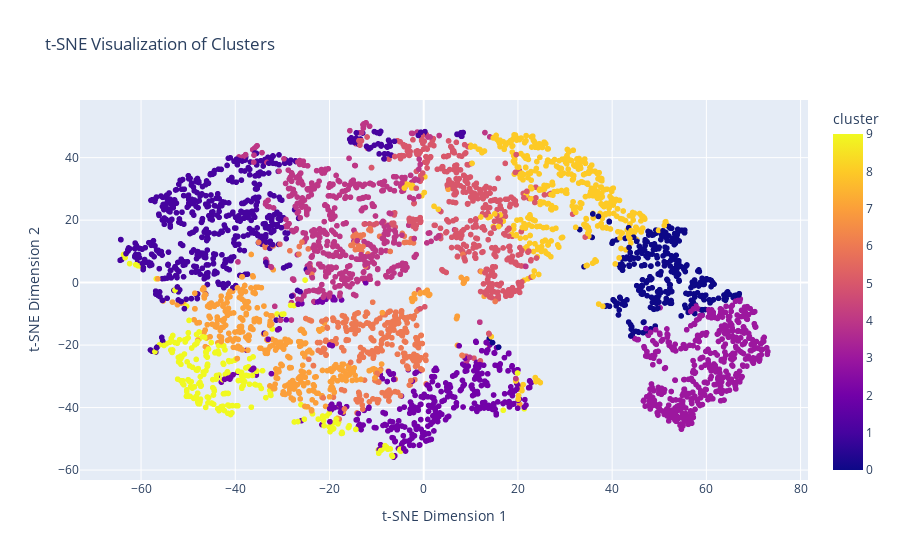

Write notebook code for a chart like this one.
### Code cell
def perform_clustering_and_visualize(df, embeddings_column='reduced_embeddings', n_clusters=10):
    # Extract the embeddings from the DataFrame
    reduced_embeddings = np.stack(df[embeddings_column].values)

    # Apply KMeans clustering
    kmeans = KMeans(n_clusters=n_clusters, random_state=42)
    cluster_labels = kmeans.fit_predict(reduced_embeddings)

    # Apply t-SNE for visualization
    tsne = TSNE(n_components=2, random_state=42)
    tsne_embeddings = tsne.fit_transform(reduced_embeddings)

    # Create a DataFrame for visualization
    tsne_df = pd.DataFrame(tsne_embeddings, columns=['x', 'y'])
    tsne_df['cluster'] = cluster_labels

    # Visualize using Plotly
    fig = px.scatter(
        tsne_df, x='x', y='y', color='cluster', 
        title='t-SNE Visualization of Clusters',
        labels={'x': 't-SNE Dimension 1', 'y': 't-SNE Dimension 2'}
    )
    fig.show()
    return cluster_labels

cluster_labels = perform_clustering_and_visualize(df)
# Add cluster labels to the lyrics embeddings
df['cluster'] = cluster_labels

### Figure 1 — Plotly figure (JSON) as saved in the notebook; plotly's stock layout.template omitted (floating-point values rounded to 4 significant figures; data arrays with more than 128 entries replaced by an {"elided": "..."} marker saying what was removed)
{"data": [{"hovertemplate": "t-SNE Dimension 1=%{x}<br>t-SNE Dimension 2=%{y}<br>cluster=%{marker.color}<extra></extra>", "legendgroup": "", "marker": {"color": {"elided": "3919 int values"}, "coloraxis": "coloraxis", "symbol": "circle"}, "mode": "markers", "name": "", "showlegend": false, "type": "scattergl", "x": {"elided": "3919 float values"}, "xaxis": "x", "y": {"elided": "3919 float values"}, "yaxis": "y"}], "layout": {"coloraxis": {"colorbar": {"title": {"text": "cluster"}}, "colorscale": [[0, "#0d0887"], [0.1111, "#46039f"], [0.2222, "#7201a8"], [0.3333, "#9c179e"], [0.4444, "#bd3786"], [0.5556, "#d8576b"], [0.6667, "#ed7953"], [0.7778, "#fb9f3a"], [0.8889, "#fdca26"], [1, "#f0f921"]]}, "legend": {"tracegroupgap": 0}, "title": {"text": "t-SNE Visualization of Clusters"}, "xaxis": {"anchor": "y", "domain": [0, 1], "title": {"text": "t-SNE Dimension 1"}}, "yaxis": {"anchor": "x", "domain": [0, 1], "title": {"text": "t-SNE Dimension 2"}}}}
